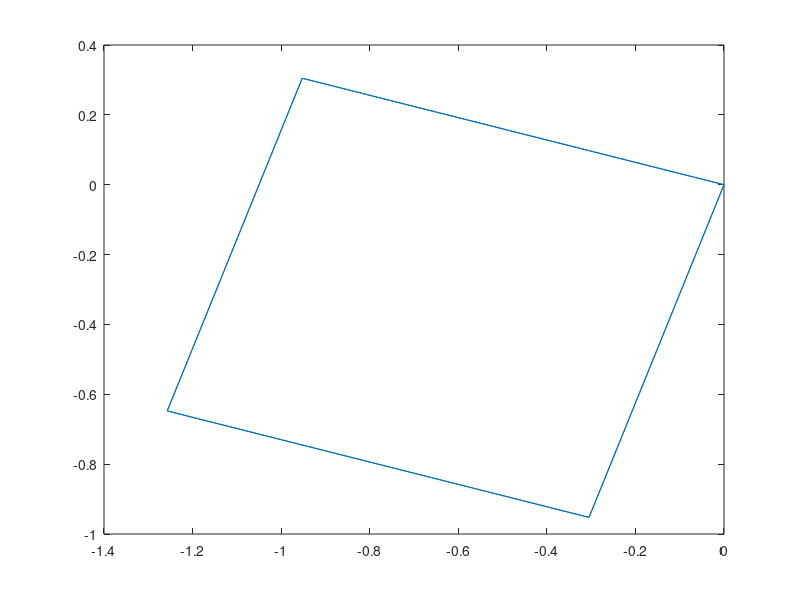

The MATLAB script that drew this image:
A=[0 1 1 0; 1 0 0 1; 1 0 0 1; 0 1 1 0];
vec=[0 1;1 1;0 0;1 0]
rot=[cos(60) -sin(60); sin(60) cos(60)]
B=vec*rot;
gplot(A,B);